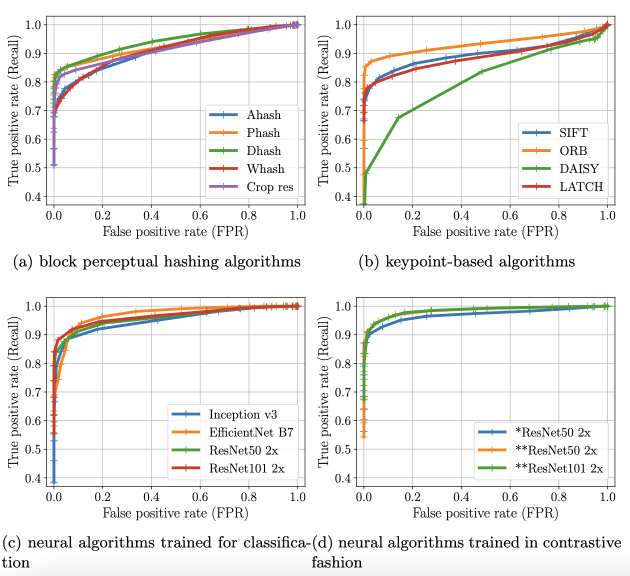
#> input picture ROC_BSDS500.png, 1260 x 1152 px, given as the content of the folder Datasets/BSDS500/Experimental/, which was not available (shown at 1/2 size)
$ python create_attacks.py
#> lines starting #> are read from the running program, lines starting #| are printed output that depends on the picture; pictures that were not available may be replaced by others from this repository, and a replacement may not be noted
### generator/generate_attacks.py
#!/usr/bin/env python3
# -*- coding: utf-8 -*-
"""
Created on Mon Feb 14 08:29:00 2022

@author: cyrilvallez
"""

# =============================================================================
# This script generates numerous variations of an image, designed to test
# the robustness of different hashing algorithms
# =============================================================================

import os
import numpy as np
from PIL import Image, ImageEnhance, ImageDraw, ImageFont
import torchvision.transforms.functional as F
from skimage import util
import cv2
import string
from io import BytesIO
from tqdm import tqdm
np.random.seed(256)

path = os.path.abspath(__file__)
current_folder = os.path.dirname(path)

def _find(path):
    """
    Internal functions intended to return a PIL image (useful to limit
        reuse of this snippet)

    Parameters
    ----------
    path : PIL image or str
        PIL image or path to the image

    Returns
    -------
    image : PIL image
        The corresponding PIL image.

    """

    if (type(path) == str or type(path) == np.str_):
        image = Image.open(path)
    else:
        image = path

    return image

# =============================================================================
# =============================================================================
# ================================ ATTACKS =====================================


def noise_attack(path, gaussian_variances=(0.01, 0.02, 0.05),
                 speckle_variances=(0.01, 0.02, 0.05),
                 salt_pepper_amounts=(0.05, 0.1, 0.15), **kwargs):
    """
    Generates noisy versions of the original image.

    Parameters
    ----------
    path : PIL image or str
        PIL image or path to the image.
    gaussian_variances : Tuple, optional
        Variances for the Gaussian noise. The default is (0.01, 0.02, 0.05).
    speckle_variances : Tuple, optional
        Variances for the Speckle noise. The default is (0.01, 0.02, 0.05).
    salt_pepper_amounts : Tuple, optional
        Amounts of salt and pepper. The default is (0.05, 0.1, 0.15).

    Returns
    -------
    out : Dictionary
        Noisy images variations (as PIL images)

    """

    image = _find(path)
    array = np.array(image)

    out = {}

    # Gaussian noise
    for var in gaussian_variances:
        gaussian = util.random_noise(array, mode='gaussian', mean=0, var=var)
        gaussian = util.img_as_ubyte(gaussian)
        gaussian = Image.fromarray(gaussian)
        id_gaussian = 'gaussian_noise_' + str(var)
        out[id_gaussian] = gaussian

    # Salt and pepper noise
    for amount in salt_pepper_amounts:
        sp = util.random_noise(array, mode='s&p', amount=amount)
        sp = util.img_as_ubyte(sp)
        sp = Image.fromarray(sp)
        id_sp = 's&p_noise_' + str(amount)
        out[id_sp] = sp

    # Speckle noise
    for var in speckle_variances:
        speckle = util.random_noise(array, mode='speckle', mean=0, var=var)
        speckle = util.img_as_ubyte(speckle)
        speckle = Image.fromarray(speckle)
        id_speckle = 'speckle_noise_' + str(var)
        out[id_speckle] = speckle

    return out


def filter_attack(path, gaussian_kernels=(3, 5, 7),
                  median_kernels=(3, 5, 7), **kwargs):
    """
    Generates filtered versions of the original image.

    Parameters
    ----------
    path : PIL image or str
        PIL image or path to the image.
    gaussian_kernels : Tuple, optional
        Sizes for the gaussian filter. The filters will be the same size in both
        directions, and the standard deviation of the Gaussian is computed as
        std = 0.6*((size-1)*0.5 - 1) + 1. The default is (3, 5, 7).
    median_kernels : Tuple, optional
        Sizes for the median filter. The filters will be the same size in both
        directions. The default is (3, 5, 7).

    Returns
    -------
    out : Dictionary
        Filtered variations if the image (as PIL images)

    """

    image = _find(path)
    array = np.array(image)

    out = {}

    # Gaussian filter
    for size in gaussian_kernels:
        std = 0.6*((size-1)*0.5 - 1) + 1
        gaussian = cv2.GaussianBlur(array, (size, size), sigmaX=std, sigmaY=std)
        gaussian = Image.fromarray(gaussian)
        id_gaussian = 'gaussian_filter_' + str(size) + 'x' + str(size)
        out[id_gaussian] = gaussian

    # Median filter
    for size in median_kernels:
        # cv2 and PIL implementations are completely equivalent but cv2 is
        # much faster
        median = cv2.medianBlur(array, size)
        median = Image.fromarray(median)
        id_median = 'median_filter_' + str(size) + 'x' + str(size)
        out[id_median] = median

    return out


def compression_attack(path, compression_quality_factors=(10, 50, 90), **kwargs):
    """
    Generates jpeg compressed versions of the original image.

    Parameters
    ----------
    path : PIL image or str
        PIL image or path to the image.
    compression_quality_factors : Tuple, optional
        All of the desired compression qualities. The default is (10, 50, 90).

    Returns
    -------
    out : Dictionary
        Compressed variations (as PIL images)

    """

    image = _find(path)

    out = {}

    for factor in compression_quality_factors:
        id_factor = 'jpg_compression_' + str(factor)

        # Trick to compress using jpg without actually saving to disk
        with BytesIO() as f:
            image.save(f, format='JPEG', quality=factor)
            f.seek(0)
            img = Image.open(f)
            img.load()
            out[id_factor] = img

    return out


# [375 lines left out: functions scaling_attack, cropping_attack, rotation_attack, shearing_attack, contrast_attack, color_attack and 3 more, not called in this run]


# =============================================================================
# =============================================================================
# =============================================================================


# Define the legal arguments for all the attacks functions
VALID = ['gaussian_variances', 'speckle_variances', 'salt_pepper_amounts',
         'gaussian_kernels', 'median_kernels', 'compression_quality_factors',
         'scaling_ratios', 'cropping_percentages', 'resize_cropping',
         'rotation_angles', 'resize_rotation', 'shearing_angles',
         'contrast_factors', 'color_factors', 'brightness_factors',
         'sharpness_factors', 'text_lengths']


def perform_all_attacks(path, **kwargs):
    """
    Perform all of the attacks on a given image.

    Parameters
    ----------
    path : PIL image or str
        PIL image or path to the image.
    **kwargs : Named attack arguments.
        All of the attack parameters. Valid names are :
        'gaussian_variances', 'speckle_variances', 'salt_pepper_amounts',
        'gaussian_kernels', 'median_kernels', 'compression_quality_factors',
        'scaling_ratios', 'cropping_percentages', 'resize_cropping',
        'rotation_angles', 'resize_rotation', 'shearing_angles',
        'contrast_factors', 'color_factors', 'brightness_factors',
        'sharpness_factors', 'text_lengths'

    Raises
    ------
    TypeError
        If one of the name arguments is not valid.

    Returns
    -------
    out : Dictionary
        All attacked versions of the given image (as PIL images).

    """

    for arg in kwargs.keys():
        if (arg not in VALID):
            raise TypeError('Unexpected keyword argument \'' + arg + '\'')

    # Apply all attacks and merge
    out = noise_attack(path, **kwargs)
    out = {**out, **filter_attack(path, **kwargs)}
    out = {**out, **compression_attack(path, **kwargs)}
    out = {**out, **scaling_attack(path, **kwargs)}
    out = {**out, **cropping_attack(path, **kwargs)}
    out = {**out, **rotation_attack(path, **kwargs)}
    out = {**out, **shearing_attack(path, **kwargs)}
    out = {**out, **contrast_attack(path, **kwargs)}
    out = {**out, **color_attack(path, **kwargs)}
    out = {**out, **brightness_attack(path, **kwargs)}
    out = {**out, **sharpness_attack(path, **kwargs)}
    out = {**out, **text_attack(path, **kwargs)}

    return out


# [25 lines left out: function save_attack, not called in this run]


def perform_all_and_save(path, save_name, extension='PNG', **kwargs):
    """
    Perform all of the attacks on a given image and save them on disk.

    Parameters
    ----------
    path : PIL image or str
        PIL image or path to the image.
    save_name : str
        the prefix name to save the files (they will be saved as
        save_name_attack_id.format for example, where attack_id is the name
        of the given attack)
    extension : str, optional
        Format used to save the images (png by default as it is not lossy).
        The default is 'PNG'.
    **kwargs : Named attack arguments.
        All of the attack parameters. Valid names are :
        'gaussian_variances', 'speckle_variances', 'salt_pepper_amounts',
        'gaussian_kernels', 'median_kernels', 'compression_quality_factors',
        'scaling_ratios', 'cropping_percentages', 'resize_cropping',
        'rotation_angles', 'resize_rotation', 'shearing_angles',
        'contrast_factors', 'color_factors', 'brightness_factors',
        'sharpness_factors', 'text_lengths'

    Returns
    -------
    None.

    """

    attacks = perform_all_attacks(path, **kwargs)
    save_attack(attacks, save_name, extension)


def perform_all_and_save_list(path_list, save_name_list=None, extension='PNG',
                              **kwargs):
    """
    Perform all of the attacks on all images in a list and save them on disk.

    Parameters
    ----------
    path_list : array of str
        Path names to the images.
    save_name_list : array of str, optional
        the prefix names to save the files (they will be saved as
        save_name_attack_id.format for example, where attack_id is the name of
        the given attack). If not given, will default to path_list names assuming
        that the last dot (.) is for the extension. The default is None.
    extension : str, optional
        Format used to save the images (png by default as it is not lossy).
        The default is 'PNG'.
    **kwargs : Named attack arguments.
        All of the attack parameters. Valid names are :
        'gaussian_variances', 'speckle_variances', 'salt_pepper_amounts',
        'gaussian_kernels', 'median_kernels', 'compression_quality_factors',
        'scaling_ratios', 'cropping_percentages', 'resize_cropping',
        'rotation_angles', 'resize_rotation', 'shearing_angles',
        'contrast_factors', 'color_factors', 'brightness_factors',
        'sharpness_factors', 'text_lengths'

    Returns
    -------
    None.

    """

    if save_name_list is None:
        save_name_list = [name.rsplit('.', 1)[0] for name in path_list]

    for path, save_name in tqdm(zip(path_list, save_name_list),
                                total=len(path_list)):
        perform_all_and_save(path, save_name, **kwargs)
#> in _find, image is the input picture: PIL image 1260x1152 RGBA; mean R, G, B, A 241.1, 240.3, 239.2, 255
#> the loop in noise_attack, `for var in gaussian_variances:` made 3 passes
#> pass 2, in noise_attack, `gaussian = util.random_noise(array, mode='gaussian', mean=0, var=var)`:
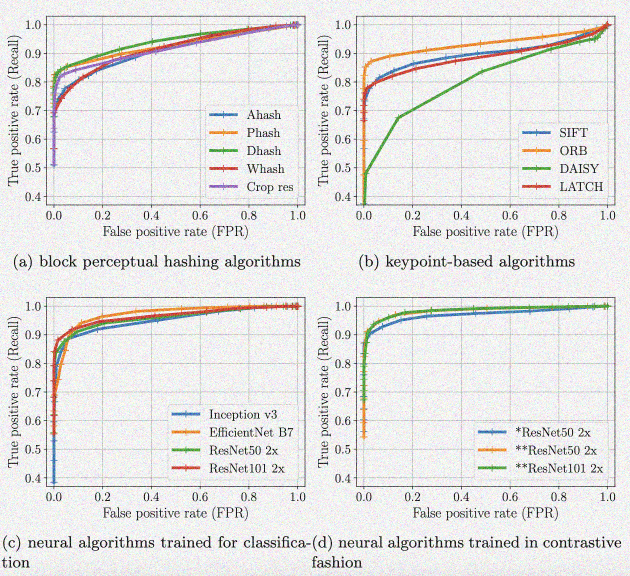
#> gaussian: shape (1152, 1260, 4) float64 (shown at 1/2 size); mean R, G, B, A 0.897, 0.894, 0.89, 0.944; transparent parts drawn white
#> after the loop in noise_attack, `for var in gaussian_variances:`: out = 3 items
#> the loop in noise_attack, `for amount in salt_pepper_amounts:` made 3 passes
#> pass 1, in noise_attack, `sp = util.random_noise(array, mode='s&p', amount=amount)`:
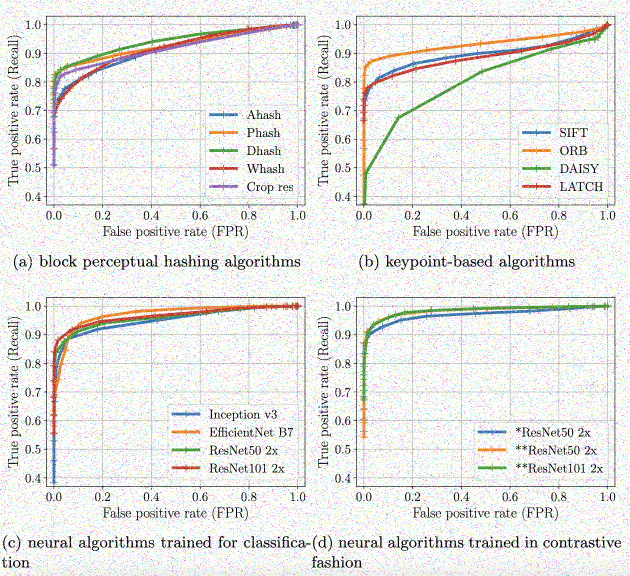
#> sp: shape (1152, 1260, 4) float64 (shown at 1/2 size); mean R, G, B, A 0.923, 0.92, 0.916, 0.975; transparent parts drawn white
#> pass 2, in noise_attack, `sp = util.random_noise(array, mode='s&p', amount=amount)`:
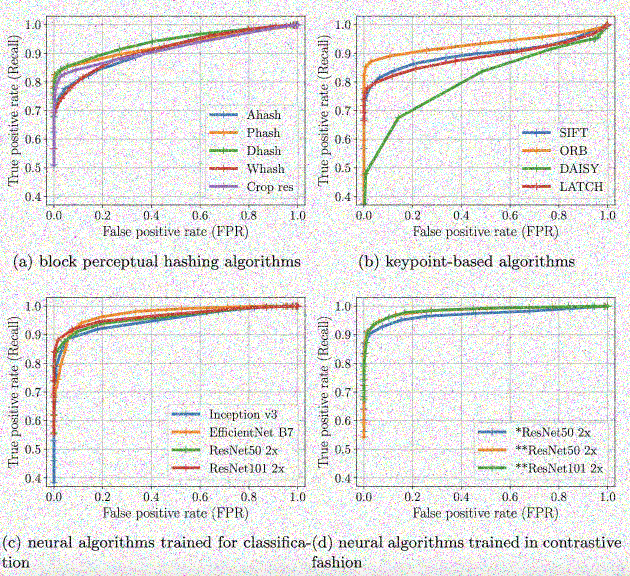
#> sp: shape (1152, 1260, 4) float64 (shown at 1/2 size); mean R, G, B, A 0.901, 0.898, 0.894, 0.95; transparent parts drawn white
#> after the loop in noise_attack, `for amount in salt_pepper_amounts:`: out = 6 items
#> after the loop in noise_attack, `for var in speckle_variances:`: out = 9 items
#> the loop in filter_attack, `for size in gaussian_kernels:` made 3 passes
#> pass 2, in filter_attack, `gaussian = cv2.GaussianBlur(array, (size, size), sigmaX=std, sigmaY=std)`:
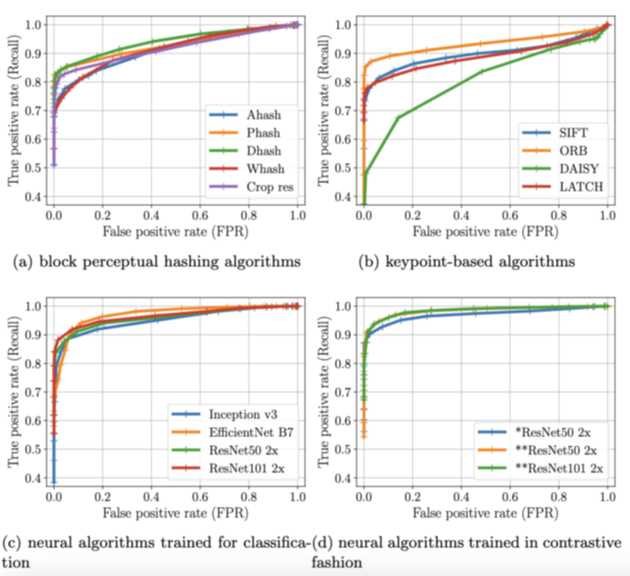
#> gaussian: shape (1152, 1260, 4) (shown at 1/2 size); mean R, G, B, A 241.1, 240.3, 239.2, 255
#> after the loop in filter_attack, `for size in gaussian_kernels:`: out = 3 items
#> the loop in filter_attack, `for size in median_kernels:` made 3 passes
#> pass 1, in filter_attack, `median = cv2.medianBlur(array, size)`:
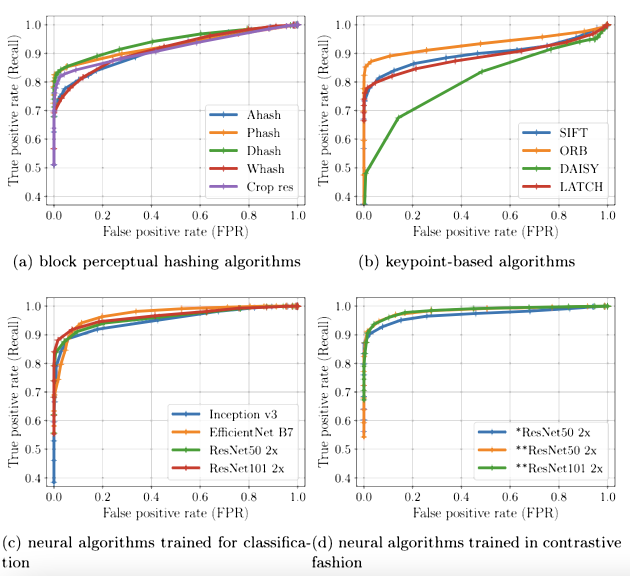
#> median: shape (1152, 1260, 4) (shown at 1/2 size); mean R, G, B, A 243.2, 242.3, 241.3, 255
#> pass 2, in filter_attack, `median = cv2.medianBlur(array, size)`:
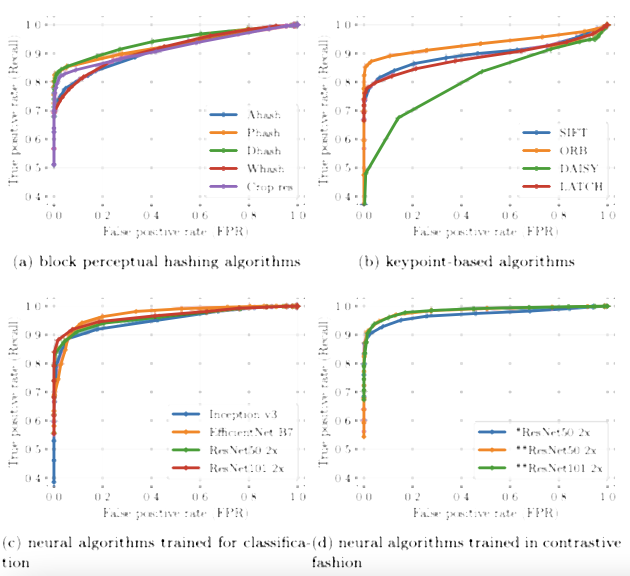
#> median: shape (1152, 1260, 4) (shown at 1/2 size); mean R, G, B, A 247.6, 246.7, 245.6, 255
#> pass 3, in filter_attack, `median = cv2.medianBlur(array, size)`:
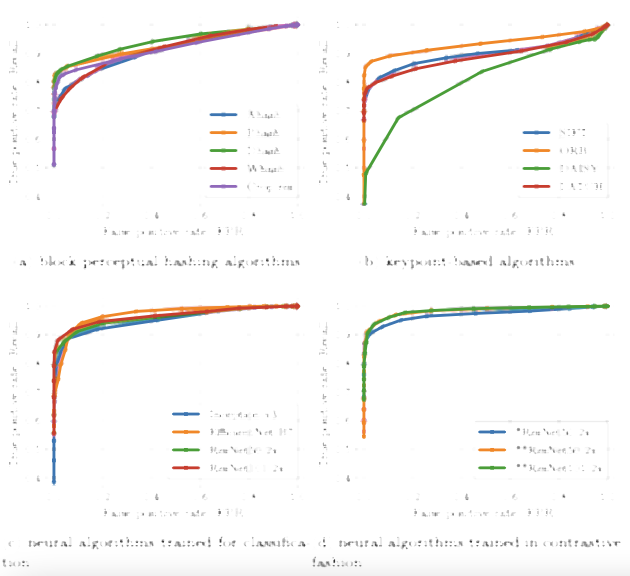
#> median: shape (1152, 1260, 4) (shown at 1/2 size); mean R, G, B, A 249.6, 248.6, 247.6, 255
#> after the loop in filter_attack, `for size in median_kernels:`: out = 6 items


# [83 lines left out: function retrieve_ids, not called in this run]


### create_attacks.py
#!/usr/bin/env python3
# -*- coding: utf-8 -*-
"""
Created on Thu Feb 17 09:28:50 2022

@author: cyrilvallez
"""

# =============================================================================
# Performs the attacks in both groups (thus after having splitted the data)
# =============================================================================

import os
import generator
import random
# Set the seed
random.seed(254)


params = generator.ATTACK_PARAMETERS

# Number of images on which to perform the attacks in both groups
N = 100

dataset = 'BSDS500'


path1 = f'Datasets/{dataset}/Experimental/'
path2 = f'Datasets/{dataset}/Control/'

destination1 = f'Datasets/{dataset}/Experimental_attacks/'
destination2 = f'Datasets/{dataset}/Control_attacks/'

names_experimental = os.listdir(path1)
names_control = os.listdir(path2)

random.shuffle(names_experimental)
random.shuffle(names_control)

images_experimental = [path1 + name for name in names_experimental[0:N]]
images_control = [path2 + name for name in names_control[0:N]]

save_experimental = [destination1 + name.split('.')[0] for name \
                       in names_experimental[0:N]]
save_control = [destination2 + name.split('.')[0] for name in names_control[0:N]]

#> (the run stopped early here; a loop or call above may not have finished)
